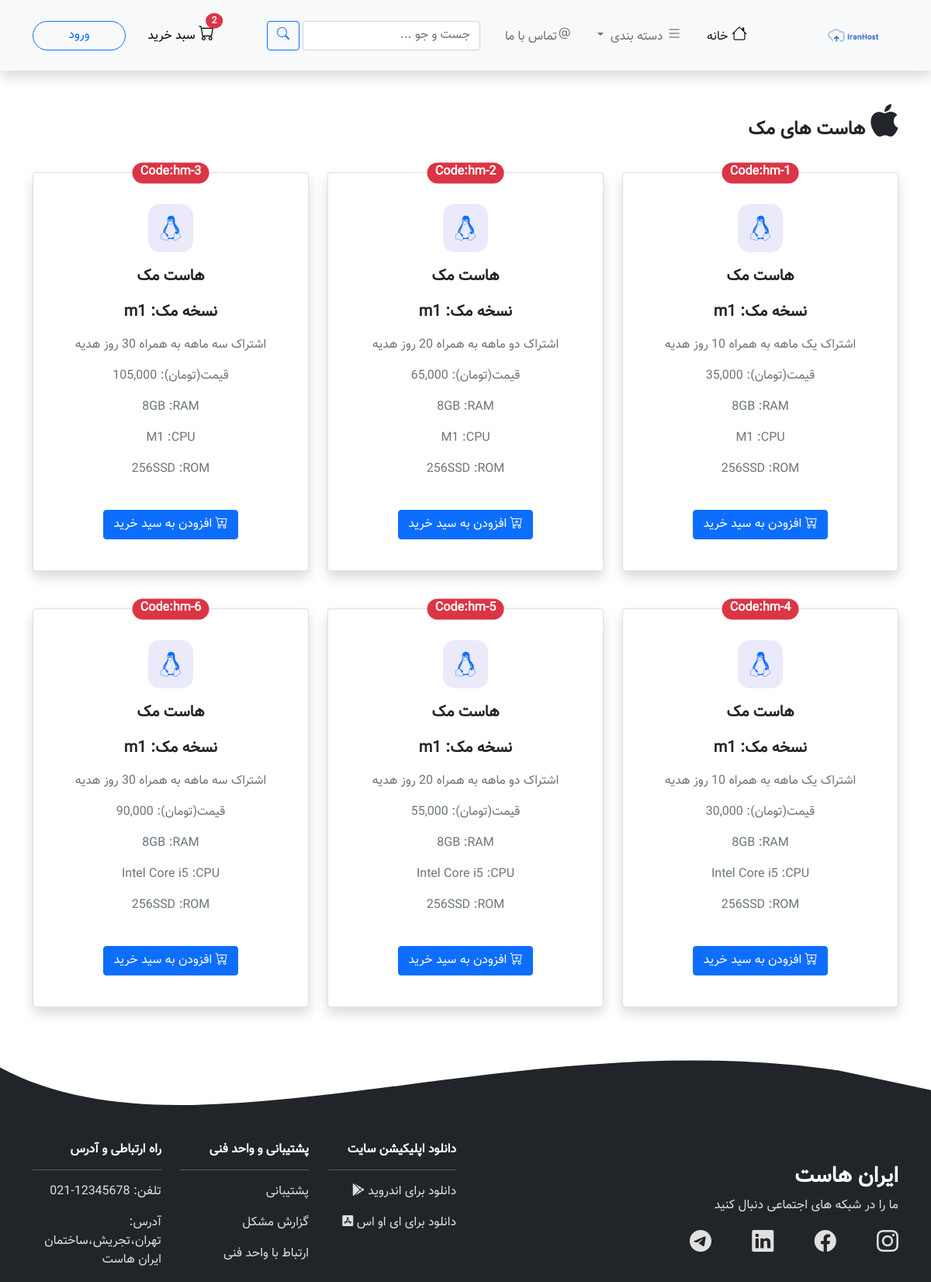
/mac.php, run on the app's committed database.
### tables this page shows
CREATE TABLE IF NOT EXISTS `machost` (
  `code` varchar(10) NOT NULL,
  `version` varchar(10) NOT NULL,
  `title` varchar(40) NOT NULL,
  `price` varchar(10) NOT NULL,
  `ram` varchar(10) NOT NULL,
  `cpu` varchar(20) NOT NULL,
  `rom` varchar(15) NOT NULL,
  PRIMARY KEY (`code`)
);

### products/products.php (the view)
<?php
function showProduct($type,$code,$version,$title,$price,$ram,$cpu,$rom){
$product="
    <div class='col-md-4'>
            <div class='card text-center shadow my-4 py-4 position-relative'>
              <span
                class='
                  position-absolute
                  top-0
                  start-50
                  translate-middle
                  badge
                  rounded-pill
                  bg-danger
                  fw-bold
                  fs-6
                '
              >
                <span>Code:</span><span>$code</span>
              </span>
                <div class='card-body'>
                    <i class='fab fa-linux icon fa-2x'></i>
                    <p class='lead card-title fw-bold my-3'>هاست $type</p>
                    <p class='lead card-title fw-bold my-3'>نسخه $type: $version</p>
                    <p class='card-text text-muted'>
                    $title
                    </p>
                    <p class='card-text text-muted'>
                        <span> قیمت(تومان): </span> <span>$price</span>
                    </p>
                    <p class='card-text text-muted'>
                        <span> $ram </span> <span>:RAM</span>
                    </p>
                    <p class='card-text text-muted'>
                        <span>$cpu </span> <span>:CPU</span>
                    </p>
                    <p class='card-text text-muted'>
                        <span>$rom</span> <span>:ROM</span>
                    </p>
                    <br />
                <button class='btn btn-primary'>
                  <span><i class='bi bi-cart-plus'></i></span> افزودن به سید
                  خرید
                </button>
              </div>
            </div>
          </div>
          ";
echo $product;
}
?>

### mac.php (shortened to what this page needs)
<?php
require_once "products/products.php";
try {
  $link = mysqli_connect("localhost", "root", "", "hostsite");
} catch (Exception $exception) {
  echo $exception;
}
mysqli_query($link, "SET NAMES utf8");
?>
<!DOCTYPE html>
<html lang="fa" dir="rtl">
<head>
  <link rel="stylesheet" href="https://cdn.jsdelivr.net/npm/bootstrap@5.1.0/dist/css/bootstrap.rtl.min.css" />
  <link rel="stylesheet" href="https://cdn.jsdelivr.net/npm/bootstrap-icons@1.5.0/font/bootstrap-icons.css" />
  <link rel="stylesheet" href="./style.css" />
</head>
<body>
  <?php
  include 'header.php';
  ?>
  <section class="mt-3">
    <div class="container">
      <div class="row text-center">
        <h4 class="fw-bold text-start mt-4 text-dark mb-3">
          <span><i class="fab fa-apple fa-2x"></i></span><span> هاست های مک </span>
        </h4>
      </div>
      <div class="row align-items-center">
        <?php
        $query = "SELECT * FROM machost";
        $result = mysqli_query($link, $query);
        foreach ($result as $product) {
          showProduct("مک", $product['code'], $product['version'], $product['title'], $product['price'], $product['ram'], $product['cpu'], $product['rom']);
        }
        ?>
      </div>
  </section>
  <div style="height: 150px; overflow: hidden">
    <svg viewBox="0 0 500 150" preserveAspectRatio="none" style="height: 100%; width: 100%">
      <path d="M-16.70,27.93 C84.87,209.50 263.20,-8.57 450.56,57.53 L646.39,157.20 L0.00,150.00 Z" style="stroke: none; fill: #212529"></path>
    </svg>
  </div>
  <footer class="bg-dark">
    <div class="container">
      <div class="row justify-content-between align-items-center">
        <div class="col-md-6">
          <h3 class="fw-bold">ایران هاست</h3>
          <p>ما را در شبکه های اجتماعی دنبال کنید</p>
          <a href=""><i class="bi bi-instagram fs-3"></i></a>
          <a href=""><i class="bi bi-facebook fs-3 ms-5"></i></a>
          <a href=""><i class="bi bi-linkedin fs-3 ms-5"></i></a>
          <a href=""><i class="bi bi-telegram fs-3 ms-5"></i></a>
        </div>
        <div class="col-md-6">
          <div class="row">
            <div class="col-md-4 mt-5 mt-sm-0">
              <h6 class="fw-bold">دانلود اپلیکیشن سایت</h6>
              <hr />
              <ul class="list-unstyled">
                <li>
                  <a href=""><span> دانلود برای اندروید </span>
                    <span><i class="fab fa-google-play"></i></span>
                  </a>
                </li>
                <li class="mt-3">
                  <a href=""><span> دانلود برای ای او اس </span>
                    <span><i class="fab fa-app-store-ios"></i></span>
                  </a>
                </li>
              </ul>
            </div>
            <div class="col-md-4 mt-5 mt-sm-0">
              <h6 class="fw-bold">پشتیبانی و واحد فنی</h6>
              <hr />
              <ul class="list-unstyled">
                <li><a href="">پشتیبانی</a></li>
                <li class="my-3"><a href="">گزارش مشکل</a></li>
                <li><a href="">ارتباط با واحد فنی</a></li>
              </ul>
            </div>
            <div class="col-md-4 mt-5 mt-sm-0">
              <h6 class="fw-bold">راه ارتباطی و آدرس</h6>
              <hr />
              <ul class="list-unstyled">
                <li>
                  <a href=""><span>تلفن:</span> <span dir="ltr">021-12345678</span>
                  </a>
                </li>
                <li class="my-3">
                  <a href=""><span>آدرس:</span>
                    <span>تهران،تجریش،ساختمان ایران هاست</span>
                  </a>
                </li>
              </ul>
            </div>
          </div>
        </div>
      </div>
    </div>
  </footer>
</body>
</html>

### header.php (shortened to what this page needs)
<header class="shadow">
    <nav class="navbar navbar-expand-xl navbar-light bg-light align-items-center">
        <div class="container">
            <a class="navbar-brand lead">
                <img src="./img/logo.png" alt="" height="65px" />
            </a>
            <div class="collapse navbar-collapse" id="navbarSupportedContent">
                <ul class="navbar-nav ms-auto mb-2 mb-lg-0">
                    <li class="nav-item">
                        <a class="nav-link active me-3" aria-current="page" href="./index.php">
                            <i class="bi bi-house fs-5"></i><bdi> خانه </bdi>
                        </a>
                    </li>
                    <li class="nav-item dropdown" id="drop-down-menu">
                        <a class="nav-link dropdown-toggle me-3" href="#" id="navbarDropdown" role="button" data-bs-toggle="dropdown" aria-expanded="false">
                            <i class="bi bi-list fs-5"></i><bdi> دسته بندی </bdi>
                        </a>
                </li>
                <li class="nav-item">
                    <a class="nav-link" data-bs-toggle="modal" data-bs-target="#exampleModal" href="#" tabindex="-1" aria-disabled="true">
                        <i class="bi bi-at fs-5"></i><bdi>تماس با ما</bdi>
                    </a>
                </li>
                <li class="nav-item">
                    <form action="" class="d-flex mt-md-1 ms-md-4 my-md-0 my-4">
                        <input type="text" class="form-control" placeholder="جست و جو ..." />
                        <button class="btn btn-outline-primary ms-1" type="submit">
                            <i class="bi bi-search"></i>
                        </button>
                    </form>
                </li>
                </ul>
                <div class="ms-auto">
                    <span class="me-4 position-relative" id="cart-link">
                        <a href="./shop-cart.php"><i class="bi bi-cart fs-5"></i> سبد خرید</a>
                        <span class="
                    position-absolute
                    bottom-99
                    start-0
                    translate-middle
                    badge
                    rounded-circle
                    bg-danger
                  ">
                            2
                        </span>
                    </span>
                    <span>
                        <a class="btn btn-outline-primary rounded-pill" style="width: 120px" <?php
                                                                                                if (isset($_SESSION['admin'])) {
                                                                                                ?> href="admin-dashboard.php" <?php
                                                                                                                }
                                                                                                                if (isset($_SESSION['active']) && !(isset($_SESSION['admin']))) {
                                                                                                                    ?> href="user-dashboard.php" <?php
                                                                                                                                            }
                                                                                                                                            if (!(isset($_SESSION['admin'])) && !(isset($_SESSION['active']))) {
                                                                                                                                                ?> href="login.php" <?php
                                                                                                                                                                }
                                                                                                                                                                    ?>>
                            <?php
                            if (!(isset($_SESSION['admin'])) && !(isset($_SESSION['active']))) {
                            ?>
                                ورود
                            <?php
                            }
                            ?>
                        </a></span>
                </div>
            </div>
        </div>
    </nav>
</header>

### style.css (style rules this page uses)
* { font-family: "Vazir"; }
#drop-down-menu { position: relative; display: inline-block; }
#cart-link a { color: black; text-decoration: none; }
.icon { color: #0d6efd; background-color: #ebeafb; display: inline-flex; padding: 15px; border-radius: 15px; }
footer { color: #ffffff; }
footer p { color: #e0e0e0; }
footer a { text-decoration: none; color: #e0e0e0; }

### data on the page
machost: code "hm-1", version "m1", title "اشتراک یک ماهه به همراه 10 روز هدیه", price "35,000", ram "8GB", cpu "M1", rom "256SSD"
machost: code "hm-2", version "m1", title "اشتراک دو ماهه به همراه 20 روز هدیه", price "65,000", ram "8GB", cpu "M1", rom "256SSD"
machost: code "hm-3", version "m1", title "اشتراک سه ماهه به همراه 30 روز هدیه", price "105,000", ram "8GB", cpu "M1", rom "256SSD"
machost: code "hm-4", version "m1", title "اشتراک یک ماهه به همراه 10 روز هدیه", price "30,000", ram "8GB", cpu "Intel Core i5", rom "256SSD"
machost: code "hm-5", version "m1", title "اشتراک دو ماهه به همراه 20 روز هدیه", price "55,000", ram "8GB", cpu "Intel Core i5", rom "256SSD"
machost: code "hm-6", version "m1", title "اشتراک سه ماهه به همراه 30 روز هدیه", price "90,000", ram "8GB", cpu "Intel Core i5", rom "256SSD"
